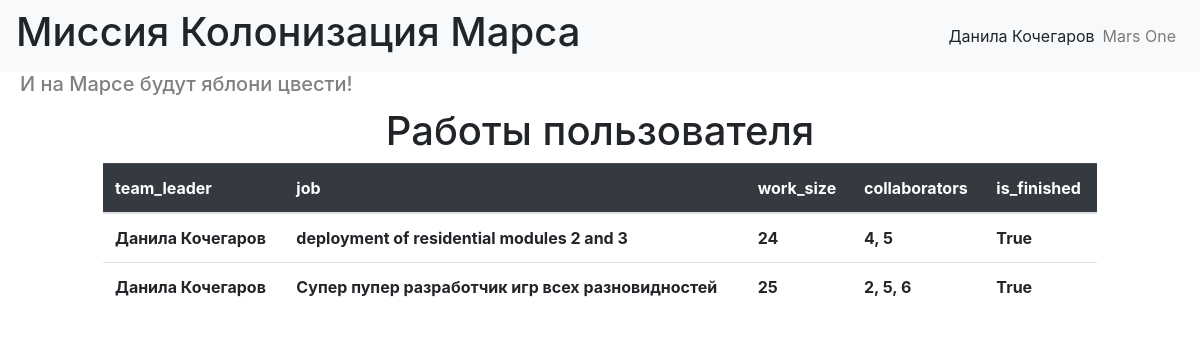
The app's page / (signed in) with its own data.
### data/jobs.py (models this page shows)
class Jobs(SqlAlchemyBase):
    __tablename__ = 'jobs'
    id = sqlalchemy.Column(sqlalchemy.Integer, primary_key=True, autoincrement=True)
    team_leader = sqlalchemy.Column(sqlalchemy.Integer, sqlalchemy.ForeignKey("users.id"))
    job = sqlalchemy.Column(sqlalchemy.String)
    work_size = sqlalchemy.Column(sqlalchemy.Integer)
    collaborators = sqlalchemy.Column(sqlalchemy.String)
    start_date = sqlalchemy.Column(sqlalchemy.DateTime, default=datetime.datetime.now)
    end_date = sqlalchemy.Column(sqlalchemy.DateTime, default=datetime.datetime.now)
    is_finished = sqlalchemy.Column(sqlalchemy.Boolean)
    user = orm.relation('User')

### main.py (the view)
@app.route("/")
def main_page():
    db_sess = db_session.create_session()
    user = db_sess.query(User).filter(User.id == current_user.id).first()
    jobs = db_sess.query(Jobs).filter(Jobs.team_leader == current_user.id).all()
    user_name = f"{user.name} {user.surname}"
    keys = ['team_leader', 'job', 'work_size', 'collaborators', 'is_finished']
    values = [[user_name, job.job, job.work_size, job.collaborators, job.is_finished] for job in jobs]
    return render_template("main_page.html", title="Главная страница", name=user_name, keys=keys, data=values)

### data/db_session.py (called while the page is built)
def create_session() -> Session:
    global __factory
    return __factory()

### main.py (called while the page is built)
@login_manager.user_loader
def load_user(user_id):
    db_sess = db_session.create_session()
    return db_sess.query(User).get(user_id)

### templates/main_page.html
{% extends "base.html" %}
{% block content %}
    <form action="">
        <h1>Работы пользователя</h1>
        <table class="table">
            <thead class="table-dark">
                <tr>
                    {% for key in keys %}
                        <th scope="col">{{ key }}</th>
                    {% endfor %}
                </tr>
            </thead>
            <tbody>
                {% for job in data %}
                    <tr>
                        {% for value in job %}
                            <th scope="row">{{ value }}</th>
                        {% endfor %}
                    </tr>
                {% endfor %}
          </tbody>
        </table>
    </form>
{% endblock %}

### templates/base.html (shortened to what this page needs)
<!doctype html>
    <html lang="en">
    <head>
        <link rel="stylesheet" type="text/css" href="/static/css/style.css">
        <link rel="stylesheet"
              href="https://stackpath.bootstrapcdn.com/bootstrap/4.4.1/css/bootstrap.min.css"
>
    </head>
    <body>
        <header>
            <nav class="navbar navbar-expand-md navbar-light bg-light">
                <div class="collapse navbar-collapse" id="navbarNav">
                    <ul class="navbar-nav mr-auto">
                        <li class="nav-item active">
                            <h1>Миссия Колонизация Марса</h1>
                        </li>
                    </ul>
                    <ul class="navbar-nav">
                        <li class="nav-item">
                            <a>{{ name }}</a>
                        </li>
                    </ul>
                    <ul class="navbar-nav">
                        <li class="nav-item">
                            <a class="nav-link" href="#">Mars One</a>
                        </li>
                    </ul>
                </div>
            </nav>
        </header>
        <h5>И на Марсе будут яблони цвести!</h5>
        <main role="main" class="container">
            {% block content %}{% endblock %}
        </main>
    </body>
</html>

### static/css/style.css (style rules this page uses)
h5 { color: #808080; margin-left: 20px; }
h1 { text-align: center; }
form { margin-left: auto; margin-right: auto; max-width: 1000px; padding: 3px; }

### records on screen
Jobs: job "Данила Кочегаров" "24" "True", job "deployment of residential modules 2 and 3", collaborators "4, 5"
Jobs: job "Данила Кочегаров" "25" "True", job "Супер пупер разработчик игр всех разновидностей", collaborators "2, 5, 6"

### other values on screen
{{ name }} "Данила Кочегаров"
{{ key }} "team_leader" "job" "work_size" "collaborators" "is_finished"
